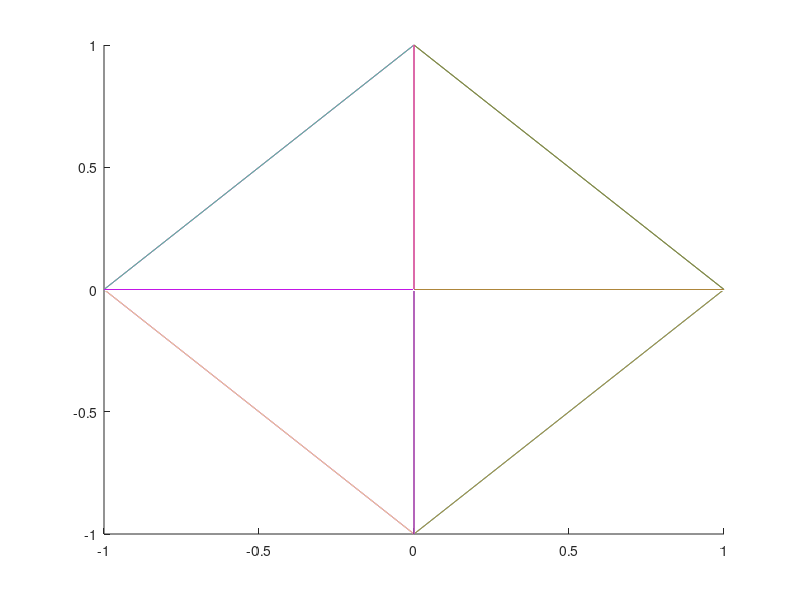

Here is the MATLAB script that generated this plot:
	clc; clear all; close all;
    trXF = zeros([8, 3]);
    trXF = [ [0,0,1];[0, 0, -1];[0,0,1];[0,0,-1];[0,0,1];[0, 0, -1];[0,0,1];[0,0,-1] ];
    trYF = zeros([8, 3]);
	trYF = [[1,0,0];[1,0,0];[1,0,0];[1,0,0];[-1,0,0];[-1,0,0];[-1,0,0];[-1,0,0] ];
	trZF = zeros([8, 3]);
    trZF = [[0,1,0];[0,1,0];[0,-1,0];[0,-1,0];[0,1,0];[0,1,0];[0,-1,0];[0,-1,0]];
	% float a[3], b[3], c[3], dir1, temp;
    trX = zeros([8, 3]); trY = zeros([8, 3]); trZ = zeros([8, 3]);
for k = 1 : 8	
		a(1) = -1*trXF(k,1);
		a(2) = -1*trYF(k,1);
		a(3) = -1*trZF(k,1);
      
		b(1) = -1*trXF(k,2);
		b(2) = -1*trYF(k,2);
		b(3) = -1*trZF(k,2);
      
		c(1) = -1*trXF(k,3);
		c(2) = -1*trYF(k,3);
		c(3) = -1*trZF(k,3);

		dir1 = c(1)*(a(2)*b(3) - a(3)*b(2)) - c(2)*(a(1)*b(3)-a(3)*b(1)) + c(3)*(a(1)*b(2)-a(2)*b(1));
        if (dir1 > 0)
            temp = a(1);
			a(1) = b(1);
			b(1) = temp;
			temp = a(2);
			a(2) = b(2);
			b(2) = temp;
			temp = a(3);
			a(3) = b(3);
			b(3) = temp;
			trX(k,1) = -a(1);
			trY(k,1) = -a(2);
			trZ(k,1) = -a(3);
			trX(k,2) = -b(1);
			trY(k,2) = -b(2);
			trZ(k,2) = -b(3);
			trX(k,3) = -c(1);
			trY(k,3) = -c(2);
			trZ(k,3) = -c(3);
        else
            trX(k,1) = -a(1);
			trY(k,1) = -a(2);
			trZ(k,1) = -a(3);
			trX(k,2) = -b(1);
			trY(k,2) = -b(2);
			trZ(k,2) = -b(3);
			trX(k,3) = -c(1);
			trY(k,3) = -c(2);
			trZ(k,3) = -c(3);
        end
end
X1=[];Y1=[];Z1=[];
ColList='ymcrgbk'; %no w letter because you won't see the white line 
pcol = [255,0,0];
hold on
for k = 1 : 8
    col=[rand, rand, rand];
    X1=[];Y1=[];Z1=[];
    trX_tmp = trX(k, :);
    trY_tmp = trY(k, :);
    trZ_tmp = trZ(k, :);
    X1 = [X1; trX_tmp(1); trY_tmp(1); trZ_tmp(1); trX_tmp(1)];
    Y1 = [Y1; trX_tmp(2); trY_tmp(2); trZ_tmp(2); trX_tmp(2)];
    Z1 = [Z1; trX_tmp(3); trY_tmp(3); trZ_tmp(3); trX_tmp(3)];
    plot3(X1, Y1, Z1, 'color', col)
    pause(2)
end 

hold off



% Points = rand(50,3);
% points = [1 0 0; 0 1 0; 0 0 1; -1 0 0];
% dt = delaunayTriangulation(trX);
% faceColor  = [0.6875 0.8750 0.8984];
% figure
% tetramesh(dt,'FaceColor',faceColor,'FaceAlpha',0.3);